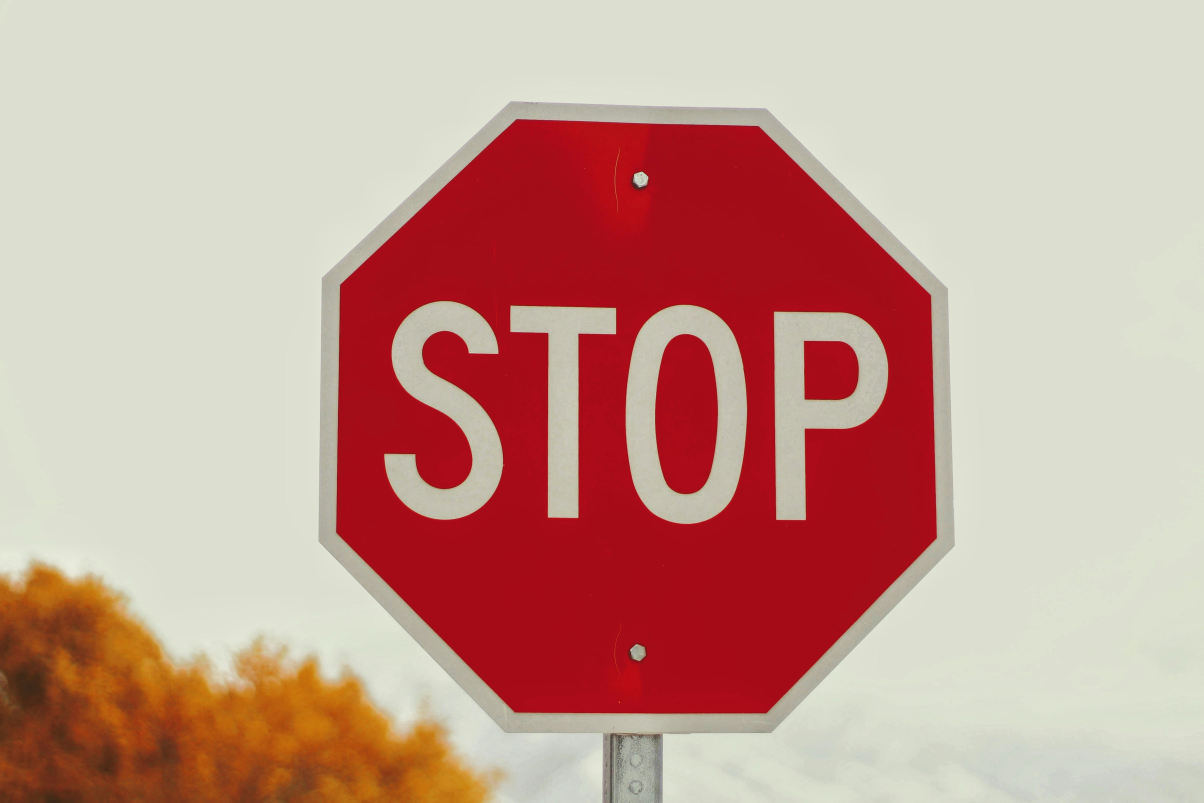
#> input picture day07/stop_sign.jpg, 4814 x 3209 px (shown at 1/4 size)
$ python step3.py
#> lines starting #> are read from the running program, lines starting #| are printed output that depends on the picture; after the words box and inside, x2 and y2 are one past the last pixel; in counts of white or black regions, pixels touching at a corner belong together
import cv2 as cv

import numpy as np

import matplotlib.pyplot as plt

from sampledownload import get_sample

# ========== Step 1: 정지 표지판 이미지 로드 ==========

# 자신의 이미지 경로를 입력하세요

img = cv.imread('stop_sign.jpg')  # TODO: 파일 경로 수정
#> img is the input picture: shape (3209, 4814, 3); mean B, G, R 143.9, 155, 198.4

if img is None:

    print("Image not found!")

    exit()

hsv = cv.cvtColor(img, cv.COLOR_BGR2HSV)
#> hsv: shape (3209, 4814, 3); mean H, S, V 68, 87.6, 199.8

h, w = img.shape[:2]
#> h = 3209; w = 4814

# ========== Step 2: 빨간색 마스크 생성 ==========

# 빨강: H 0~10, 170~180 (HSV에서 H는 0~180)

# TODO: 두 개의 빨간색 범위 마스크 생성 후 OR 연산

# lower_red1, upper_red1 정의
lower_red1 = np.array([0, 100, 100])
upper_red1 = np.array([10, 255, 255])
# lower_red2, upper_red2 정의
lower_red2 = np.array([170, 160, 100])
upper_red2 = np.array([180, 255, 255])

mask1 = cv.inRange(hsv, lower_red1, upper_red1)
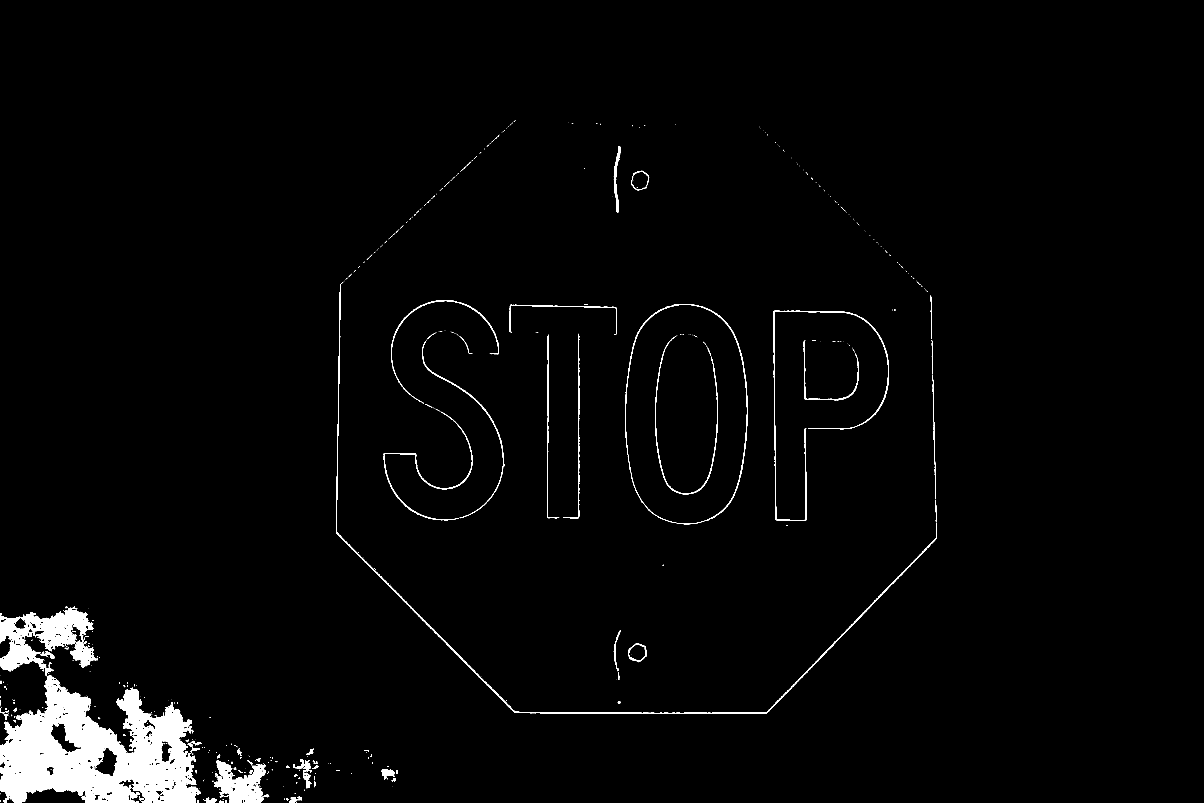
#> mask1: shape (3209, 4814) (shown at 1/4 size); 2.4% white; 688 white regions (572 under 20 px), largest, box (x1, y1, x2, y2) and area: (0, 2698, 804, 3209) 231450, (0, 2431, 392, 2703) 46994, (858, 3040, 1063, 3209) 18878

mask2 = cv.inRange(hsv, lower_red2, upper_red2)
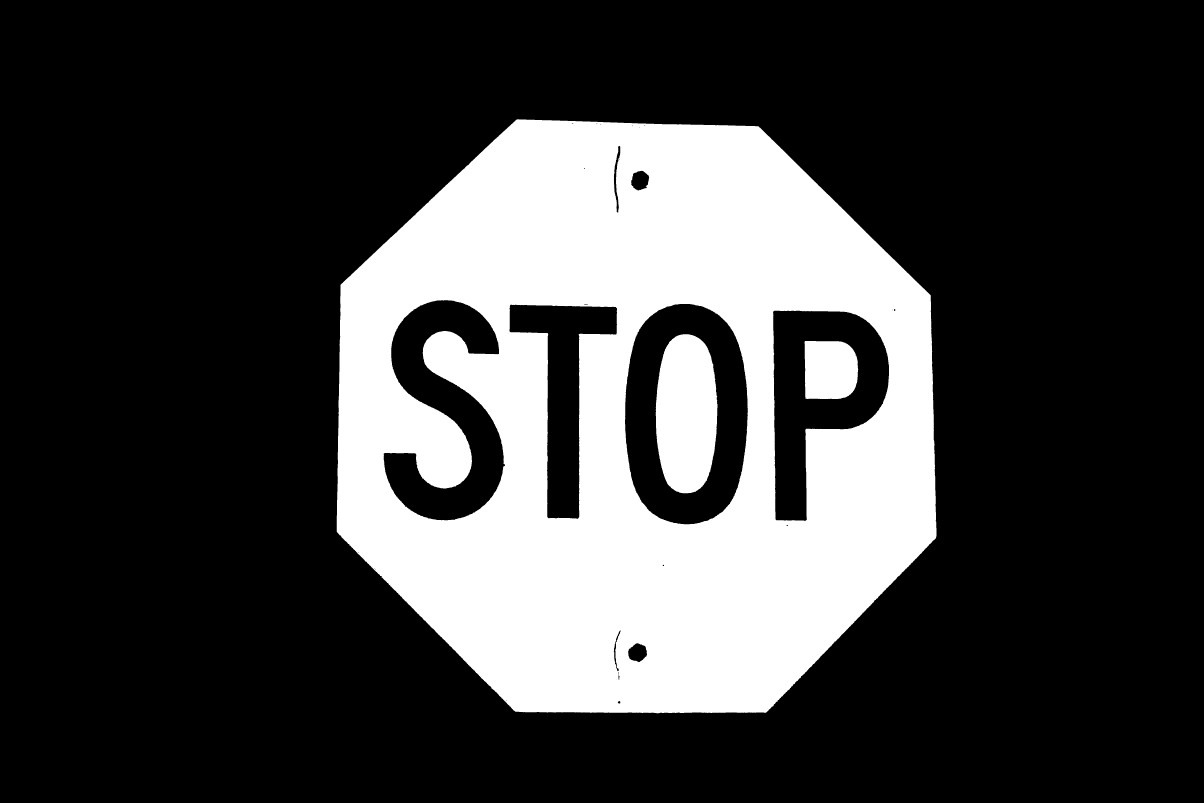
#> mask2: shape (3209, 4814) (shown at 1/4 size); 25% white; 4 white regions (1 under 20 px), largest, box (x1, y1, x2, y2) and area: (1347, 477, 3746, 2853) 3687464, (2623, 1337, 2870, 1973) 129760, (3218, 1364, 3433, 1596) 45625

red_mask = cv.bitwise_or(mask1, mask2)
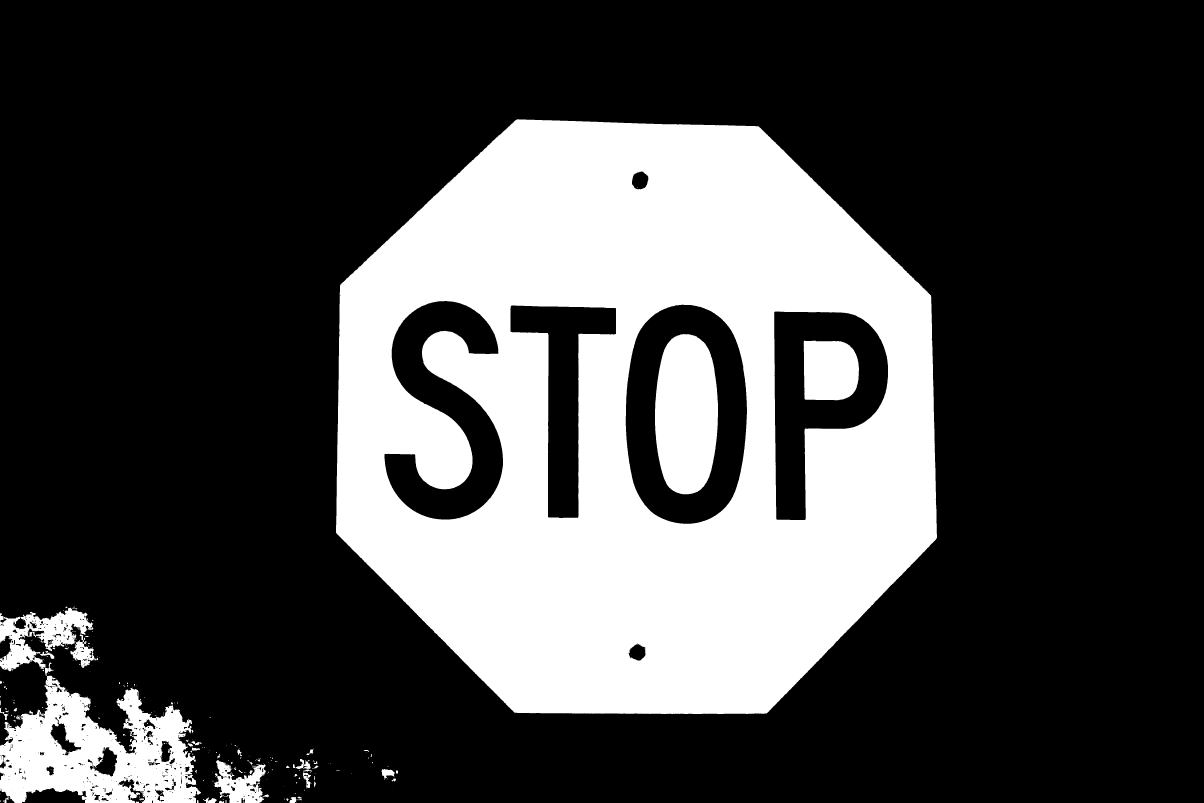
#> red_mask: shape (3209, 4814) (shown at 1/4 size); 27.4% white; 440 white regions (357 under 20 px), largest, box (x1, y1, x2, y2) and area: (1344, 477, 3748, 2856) 3742124, (0, 2698, 804, 3209) 231450, (2620, 1336, 2872, 1977) 134068

print(f"Red pixels: {cv.countNonZero(red_mask)}")
#| Red pixels: 4232728

# ========== Step 3: 노이즈 제거 (모폴로지) ==========

# TODO: 아래 코드를 구현하세요

kernel = cv.getStructuringElement(cv.MORPH_ELLIPSE, (5, 5))

red_mask = cv.morphologyEx(red_mask, cv.MORPH_CLOSE, kernel)
#> red_mask: shape (3209, 4814); 27.5% white; 197 white regions (137 under 20 px), largest, box (x1, y1, x2, y2) and area: (1344, 477, 3748, 2856) 3742819, (0, 2425, 804, 3209) 291447, (2620, 1336, 2872, 1977) 134113

red_mask = cv.morphologyEx(red_mask, cv.MORPH_OPEN, kernel)
#> red_mask: shape (3209, 4814); 27.5% white; 64 white regions (4 under 20 px)

# ========== Step 4: 컨투어 검출 ==========

# TODO: cv.findContours() 사용

contours, _ = cv.findContours(red_mask, cv.RETR_TREE, cv.CHAIN_APPROX_SIMPLE)
#> contours = 167 contours, 9 with area under 20; largest, box (x1, y1, x2, y2) and area: (1344, 477, 3748, 2856) 4665674, (2502, 1218, 2989, 2096) 356067, (0, 2703, 804, 3209) 257134, (3096, 1245, 3553, 2081) 237270, (1537, 1203, 2013, 2079) 196255

print(f"Found {len(contours)} contours")
#| Found 167 contours

# ========== Step 5: 컨투어 필터링 (면적 및 형태) ==========

min_area = 60000

detected_signs = []

for contour in contours:

    area = cv.contourArea(contour)

    if area < min_area:

        continue


    # TODO: 다음을 구현하세요

    # 1) 근사 다각형(approxPolyDP) 계산

    perimeter = cv.arcLength(contour, True)

    approx = cv.approxPolyDP(contour, 0.02 * perimeter, True)


    # 2) 꼭짓점 개수 확인 (8각형은 8개)

    num_vertices = len(approx)


    # 3) 바운딩 박스의 aspect ratio 계산

    x, y, w, h = cv.boundingRect(contour)

    aspect_ratio = float(w) / h if h > 0 else 0


    # 4) 정사각형 형태 확인 (aspect ratio 0.8~1.2)

    # 5) detected_signs 리스트에 추가


    if num_vertices >= 6:  # 최소 6개 꼭짓점 (팔각형도 충분히 감지)

        if 0.8 <= aspect_ratio <= 1.2:

            detected_signs.append((x, y, w, h, num_vertices))
#> this loop made 167 passes
#> area on passes 1 to 3: 57.5, 32.5, 92
#> after the loop, detected_signs = [(1344, 477, 2404, 2379, 8)]

print(f"Detected stop signs: {len(detected_signs)}")
#| Detected stop signs: 1

# ========== Step 6: 결과 시각화 ==========

result_img = img.copy()

for x, y, w, h, vertices in detected_signs:

    # TODO: 바운딩 박스와 텍스트 그리기

    cv.rectangle(result_img, (x, y), (x+w, y+h), (0, 0, 255), 2)

    cv.putText(result_img, f'Stop ({vertices}v)', (x, y-10), cv.FONT_HERSHEY_SIMPLEX, 0.6, (0, 0, 255), 2)
#> this loop made 1 pass

plt.figure(figsize=(12, 6))

plt.subplot(121)

plt.imshow(cv.cvtColor(red_mask, cv.COLOR_GRAY2RGB))

plt.title('Red Color Mask')

plt.axis('off')

plt.subplot(122)

plt.imshow(cv.cvtColor(result_img, cv.COLOR_BGR2RGB))

plt.title(f'Detected Stop Signs ({len(detected_signs)})')

plt.axis('off')

plt.tight_layout()

plt.show()
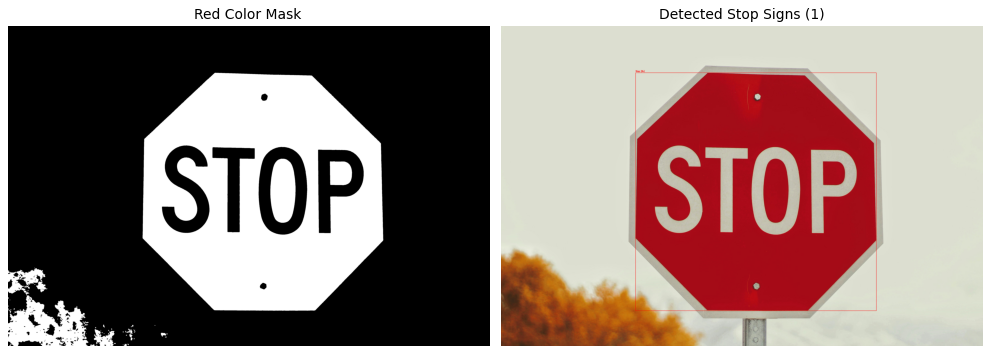
#> figure drawn by matplotlib, 2 panels
